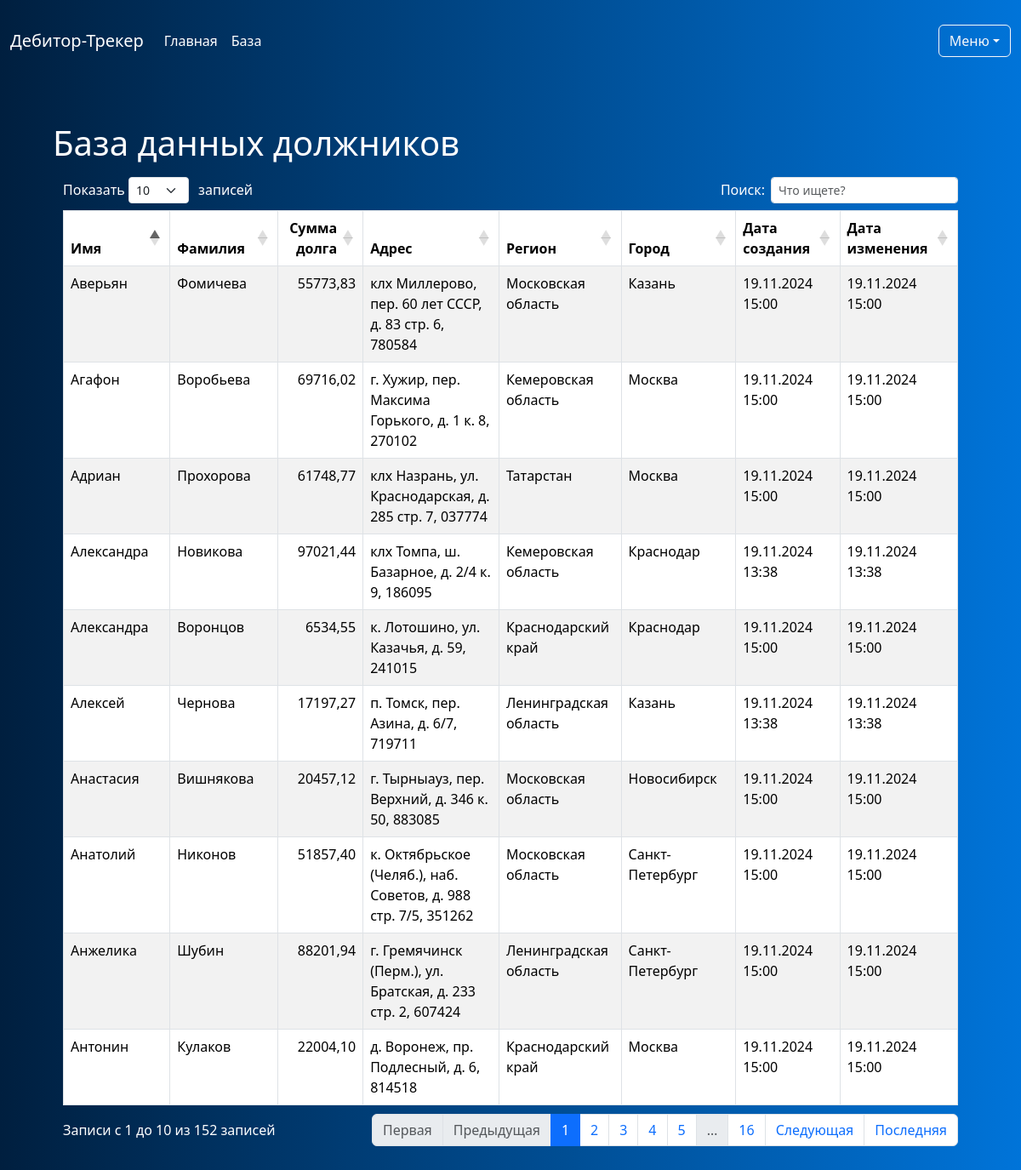
Screenshot of /table/ with the database file from the repository.
### Task1/models.py (models this page shows)
class Debtor(models.Model):
    user = models.ForeignKey(NewUsers, on_delete=models.CASCADE, verbose_name='Пользователь')
    name = models.CharField(max_length=100, verbose_name='Имя должника')
    surname = models.CharField(max_length=100, verbose_name='Фамилия должника')
    amount = models.DecimalField(max_digits=10, decimal_places=2, verbose_name='Сумма долга')
    address = models.CharField(max_length=100, verbose_name='Адрес должника')
    region = models.CharField(max_length=100, verbose_name='Регион')
    city = models.CharField(max_length=100, verbose_name='Город')
    created_at = models.DateTimeField(auto_now_add=True, verbose_name='Дата создания')
    updated_at = models.DateTimeField(auto_now=True, verbose_name='Дата изменения')
    index_key = models.IntegerField(null=True, verbose_name='Индекс', unique=True)

### Task1/views.py (the view)
# urls.py: path('table/', views.table_view, name='table'),
def table_view(request):
    logger.info("Доступ к просмотру таблицы.")
    debtors = Debtor.objects.all()
    logger.info(f"Данные о дебиторах: {debtors}")
    return render(request, 'first/table.html', {'debtors': debtors})

### templates/first/table.html (shortened to what this page needs)
{% load static %}
<!DOCTYPE html>
<html lang="ru">
<head>
  <link rel="stylesheet" href="{% static 'bootstrap/css/bootstrap.min.css' %}">
  <link rel="stylesheet" type="text/css" href="{% static 'datatables/datatables.min.css' %}">
</head>
<body>
  <div class="gradient-bg">
    {% include 'first/menu.html' %}
    <div class="container mt-5">
      <div class="row">
        <div class="col-md-12">
          <div class="content">
            <h1>База данных должников</h1>
            <div class="table-responsive">
              <table id="debtorTable" class="table table-striped table-bordered">
                <thead>
                  <tr>
                    <th>Имя</th>
                    <th>Фамилия</th>
                    <th>Сумма долга</th>
                    <th>Адрес</th>
                    <th>Регион</th>
                    <th>Город</th>
                    <th>Дата создания</th>
                    <th>Дата изменения</th>
                  </tr>
                </thead>
                <tbody>
                  {% for debtor in debtors %}
                    <tr>
                      <td>{{ debtor.name }}</td>
                      <td>{{ debtor.surname }}</td>
                      <td>{{ debtor.amount }}</td>
                      <td>{{ debtor.address }}</td>
                      <td>{{ debtor.region }}</td>
                      <td>{{ debtor.city }}</td>
                      <td>{{ debtor.created_at|date:"d.m.Y H:i" }}</td>
                      <td>{{ debtor.updated_at|date:"d.m.Y H:i" }}</td>
                    </tr>
                  {% empty %}
                    <tr>
                      <td colspan="8">Нет данных для отображения</td>
                    </tr>
                  {% endfor %}
                </tbody>
              </table>
            </div>
          </div>
        </div>
      </div>
    </div>
  </div>
</body>
</html>

### templates/first/table.html (style rules this page uses)
body { background-color: #f8f9fa; }
.gradient-bg { background: linear-gradient(to right, #001f3f, #0074D9); padding: 20px 0; color: white; }
.content { padding: 20px; }
table.dataTable tbody td { color: #000; }

### rows the page displays
Debtor: name "Алексей", surname "Чернова", amount "17197,27", address "п. Томск, пер. Азина, д. 6/7, 719711", region "Ленинградская область", city "Казань", created_at "19.11.2024 13:38", updated_at "19.11.2024 13:38"
Debtor: name "Александра", surname "Новикова", amount "97021,44", address "клх Томпа, ш. Базарное, д. 2/4 к. 9, 186095", region "Кемеровская область", city "Краснодар", created_at "19.11.2024 13:38", updated_at "19.11.2024 13:38"
Debtor: name "Адриан", surname "Прохорова", amount "61748,77", address "клх Назрань, ул. Краснодарская, д. 285 стр. 7, 037774", region "Татарстан", city "Москва", created_at "19.11.2024 15:00", updated_at "19.11.2024 15:00"
Debtor: name "Антонин", surname "Кулаков", amount "22004,10", address "д. Воронеж, пр. Подлесный, д. 6, 814518", region "Краснодарский край", city "Москва", created_at "19.11.2024 15:00", updated_at "19.11.2024 15:00"
Debtor: name "Анжелика", surname "Шубин", amount "88201,94", address "г. Гремячинск (Перм.), ул. Братская, д. 233 стр. 2, 607424", region "Ленинградская область", city "Санкт-Петербург", created_at "19.11.2024 15:00", updated_at "19.11.2024 15:00"
Debtor: name "Анастасия", surname "Вишнякова", amount "20457,12", address "г. Тырныауз, пер. Верхний, д. 346 к. 50, 883085", region "Московская область", city "Новосибирск", created_at "19.11.2024 15:00", updated_at "19.11.2024 15:00"
Debtor: name "Анатолий", surname "Никонов", amount "51857,40", address "к. Октябрьское (Челяб.), наб. Советов, д. 988 стр. 7/5, 351262", region "Московская область", city "Санкт-Петербург", created_at "19.11.2024 15:00", updated_at "19.11.2024 15:00"
Debtor: name "Агафон", surname "Воробьева", amount "69716,02", address "г. Хужир, пер. Максима Горького, д. 1 к. 8, 270102", region "Кемеровская область", city "Москва", created_at "19.11.2024 15:00", updated_at "19.11.2024 15:00"
Debtor: name "Александра", surname "Воронцов", amount "6534,55", address "к. Лотошино, ул. Казачья, д. 59, 241015", region "Краснодарский край", city "Краснодар", created_at "19.11.2024 15:00", updated_at "19.11.2024 15:00"
Debtor: name "Аверьян", surname "Фомичева", amount "55773,83", address "клх Миллерово, пер. 60 лет СССР, д. 83 стр. 6, 780584", region "Московская область", city "Казань", created_at "19.11.2024 15:00", updated_at "19.11.2024 15:00"
